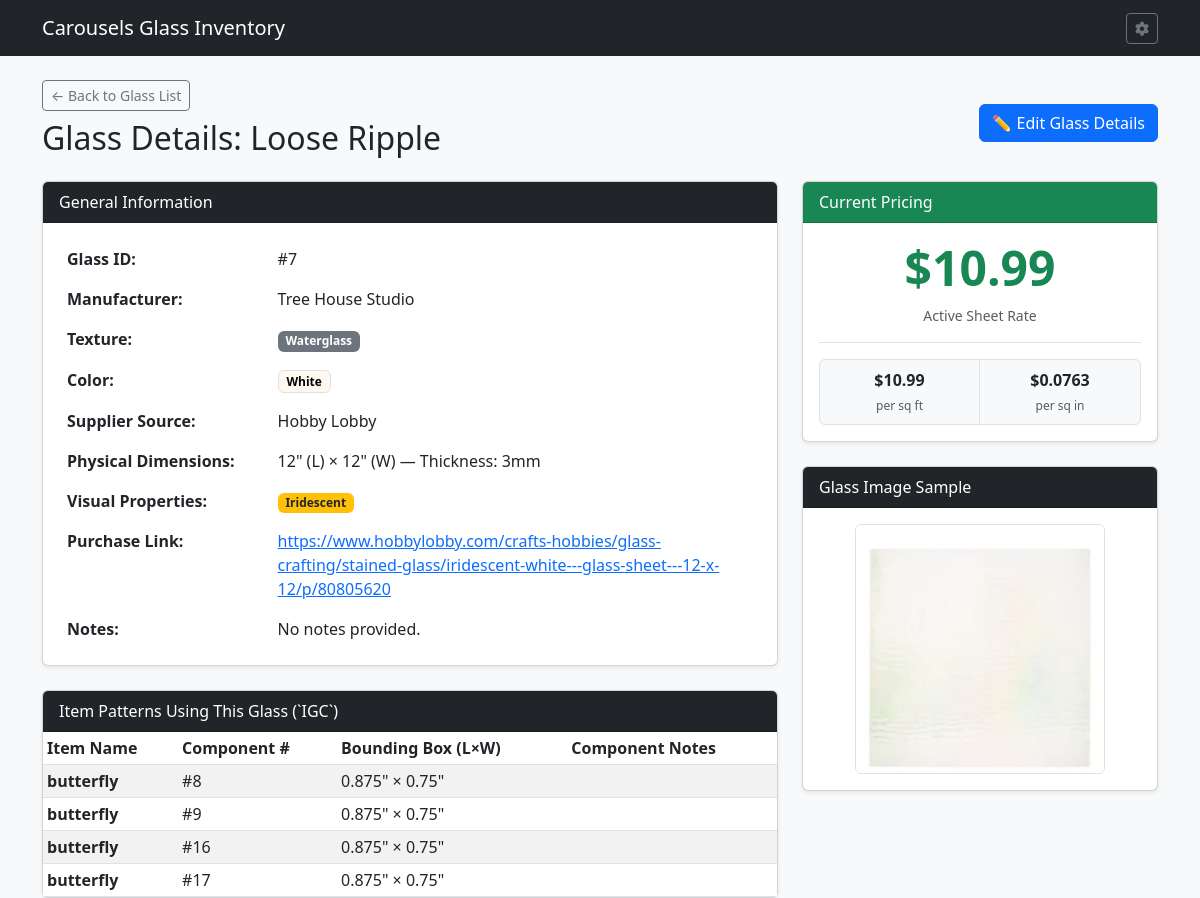
Page /glass/7 on the committed database.
### tables this page shows
CREATE TABLE GSI (

    GLASSID INTEGER PRIMARY KEY AUTOINCREMENT,	--Glass Id number
    GLSNAME TEXT,				--Glass Name
    GLSMANF TEXT,				--Glass Manufacturer
    GLSLEN NUMERIC,				--Glass Length
    GLSWID NUMERIC,				--Glass Width
    GLSTHK NUMERIC,				--Glass Thickness
    GLSTEX TEXT,				--Glass Texture
    GLSIRI INTEGER,				--Iridescent Bool
    GLSOPAL INTEGER,				--Opalescent Bool
    GLSOURCE TEXT,				--Glass Source
    GLLINK TEXT,				--URL to Glass
    GLSIMG TEXT,				--Image of Glass
    GLSNOTE TEXT,				--Notes about Glass
    COLOR TEXT,					--Glass color
    GTRNSN TEXT,				--Glass Transparency
    ISACTIVE INTEGER,				--Is Active Bool

    FOREIGN KEY (GLSTEX) REFERENCES GTL(GLSTEX) ON DELETE SET NULL ON UPDATE CASCADE,
    FOREIGN KEY (COLOR) REFERENCES COLOR(COLOR) ON DELETE SET NULL ON UPDATE CASCADE,
    FOREIGN KEY (GLSOURCE) REFERENCES GSL(GLSOURCE) ON DELETE SET NULL ON UPDATE CASCADE,
    FOREIGN KEY (GTRNSN) REFERENCES GTRNS(GTRNSN) ON DELETE SET NULL ON UPDATE CASCADE

);

CREATE TABLE IGC (

    COMPID INTEGER PRIMARY KEY AUTOINCREMENT,	--Component ID
    COMPNAME TEXT,				--Component Name (opt)
    ITEMID INTEGER,				--Item ID
    COMPNUM INTEGER,				--Component Number
    SVGREG INTEGER,				--SVG Region Number
    GLASSID INTEGER,				--Glass ID
    COMPLEN NUMERIC,				--Component Length
    COMPWID NUMERIC,				--Component Width
    COMPNOTE TEXT,				--Component Note
    ISSCRAP INTEGER,				--Can be made from scraps bool
    ISGRAIN INTEGER,				--Pay attention to Grain bool
    ISACTIVE INTEGER,				--Is Active bool

    FOREIGN KEY (ITEMID) REFERENCES ITM(ITEMID) ON DELETE CASCADE ON UPDATE CASCADE,
    FOREIGN KEY (GLASSID) REFERENCES GSI(GLASSID) ON DELETE SET NULL ON UPDATE CASCADE
);

CREATE TABLE ITM (

    ITEMID INTEGER PRIMARY KEY AUTOINCREMENT,	--Item ID
    ITMNAME TEXT,				--Item Name
    ITMIMG TEXT,				--Item Image
    ONEOFF INTEGER,				--One off Item
    VARIAT INTEGER,				--Is Variation Boolean
    ITMGRP TEXT,				--Item Group
    CURRENT INTEGER,				--Currently Being Sold Bool
    ITMPTRN TEXT,				--Item Pattern Image
    ITMSVG TEXT,				--Item SVG
    ITMNOTE TEXT,				--Item Notes
    ITMLEN TEXT,				--Item Length
    ITMWID TEXT,				--Item Width
    IMISLDR INTEGER,				--Item Solder IMI ID
    IMICAME INTEGER,				--Item CAME IMI ID
    IMIFOIL INTEGER,				--Item Foil IMI ID
    IMICHAIN INTEGER,				--Item Chain IMI ID
    IMIRING INTEGER,				--Item Ring IMI ID
    IMIWIRE INTEGER,				--Item Wire IMI ID
    PARENT INTEGER,				--Parent Item ID
    PATINA TEXT,				--Patina Type
    ISACTIVE INTEGER,				--Is Active Item

    FOREIGN KEY (ITMGRP) REFERENCES IGP(ITMGRP) ON DELETE SET NULL ON UPDATE CASCADE,
    FOREIGN KEY (IMISLDR) REFERENCES IMI(IMIID) ON DELETE SET NULL ON UPDATE CASCADE,
    FOREIGN KEY (IMICAME) REFERENCES IMI(IMIID) ON DELETE SET NULL ON UPDATE CASCADE,
    FOREIGN KEY (IMIFOIL) REFERENCES IMI(IMIID) ON DELETE SET NULL ON UPDATE CASCADE,
    FOREIGN KEY (IMICHAIN) REFERENCES IMI(IMIID) ON DELETE SET NULL ON UPDATE CASCADE,
    FOREIGN KEY (IMIRING) REFERENCES IMI(IMIID) ON DELETE SET NULL ON UPDATE CASCADE,
    FOREIGN KEY (IMIWIRE) REFERENCES IMI(IMIID) ON DELETE SET NULL ON UPDATE CASCADE,
    FOREIGN KEY (PATINA) REFERENCES PATINA(PATINA) ON DELETE SET NULL ON UPDATE CASCADE
);

CREATE TABLE GPC (

    GLASSID INTEGER,                          	--Glass ID
    GLSPRICE NUMERIC,                         	--Glass Price
    STDATE TEXT,                              	--Start Date
    ENDDATE TEXT,                             	--End Date

    FOREIGN KEY (GLASSID) REFERENCES GSI(GLASSID) ON DELETE CASCADE ON UPDATE CASCADE

);

### routes/glass_routes.py (the view)
@glass_bp.route('/glass/<int:glass_id>')
def glass_detail(glass_id):
    db = get_db_from_app()
    glass = db.execute('''
        SELECT g.*, p.GLSPRICE, s.SRCWEB, s.GLSLOGO, c.CHEX
        FROM GSI g
        LEFT JOIN GPC p ON g.GLASSID = p.GLASSID
        LEFT JOIN GSL s ON g.GLSOURCE = s.GLSOURCE
        LEFT JOIN COLOR c ON g.COLOR = c.COLOR
        WHERE g.GLASSID = ?
    ''', (glass_id,)).fetchone()
    if not glass:
        flash('Glass sheet record not found.', 'danger')
        return redirect(url_for('glass_bp.list_glass'))
    components = db.execute('''
        SELECT c.*, i.ITMNAME
        FROM IGC c
        JOIN ITM i ON c.ITEMID = i.ITEMID
        WHERE c.GLASSID = ?
    ''', (glass_id,)).fetchall()
    return render_template('glass_detail.html', glass=glass, components=components)

### app.py (called while the page is built)
def get_db():
    conn = sqlite3.connect(DATABASE)
    conn.row_factory = sqlite3.Row
    conn.execute("PRAGMA foreign_keys = ON;")
    return conn

### routes/glass_routes.py (called while the page is built)
def get_db_from_app():
    from __main__ import get_db
    return get_db()

### templates/glass_detail.html (shortened to what this page needs)
{% extends 'base.html' %}
{% block content %}
<div class="d-flex justify-content-between align-items-center mb-3">
    <div>
        <a href="{{ url_for('glass_bp.list_glass') }}" class="btn btn-outline-secondary btn-sm mb-2">&larr; Back to Glass List</a>
        <h2>Glass Details: {{ glass.GLSNAME }}</h2>
    </div>
    <div>
        <a href="{{ url_for('glass_bp.edit_glass', glass_id=glass.GLASSID) }}" class="btn btn-primary">✏️ Edit Glass Details</a>
    </div>
</div>
<div class="row">
    <div class="col-md-8">
        <div class="card shadow-sm mb-4">
            <div class="card-header bg-dark text-white">General Information</div>
            <div class="card-body">
                <table class="table table-borderless mb-0">
                    <tbody>
                        <tr>
                            <th style="width: 30%;">Glass ID:</th>
                            <td>#{{ glass.GLASSID }}</td>
                        </tr>
                        <tr>
                            <th>Manufacturer:</th>
                            <td>{{ glass.GLSMANF or 'Unspecified' }}</td>
                        </tr>
                        <tr>
                            <th>Texture:</th>
                            <td><span class="badge bg-secondary">{{ glass.GLSTEX or 'None' }}</span></td>
                        </tr>
                        <tr>
                            <th>Color:</th>
				<td>
	                        {% if glass.COLOR %}
	                            {% if glass.CHEX %}
	                                <span class="badge border color-badge" style="background-color: #{{ glass.CHEX }};">
	                                    {{ glass.COLOR }}
	                                </span>
	                            {% else %}
	                                <span class="badge bg-secondary">{{ glass.COLOR }}</span>
	                            {% endif %}
	                        {% else %}
	                            <span class="badge bg-light text-muted border">N/A</span>
	                        {% endif %}
	                    </td>
                        </tr>
                        <tr>
                            <th>Supplier Source:</th>
                            <td>{{ glass.GLSOURCE or 'None' }} {% if glass.SRCWEB %}<span class="badge bg-info text-dark ms-1">Online Vendor</span>{% endif %}</td>
                        </tr>
                        <tr>
                            <th>Physical Dimensions:</th>
                            <td>
                                {% if glass.GLSLEN %}
                                    {{ glass.GLSLEN }}" (L) × {{ glass.GLSWID }}" (W) — Thickness: {{ glass.GLSTHK or '?' }}mm
                                {% else %}
                                    <span class="text-muted">No dimensions recorded</span>
                                {% endif %}
                            </td>
                        </tr>
                        <tr>
                            <th>Visual Properties:</th>
                            <td>
                                {% if glass.GLSIRI %}<span class="badge bg-warning text-dark me-1">Iridescent</span>{% endif %}
                            </td>
                        </tr>
                        <tr>
                            <th>Purchase Link:</th>
                            <td>
                                {% if glass.GLLINK %}
                                    <a href="{{ glass.GLLINK }}" target="_blank" rel="noopener">{{ glass.GLLINK }}</a>
                                {% else %}
                                    <span class="text-muted">None</span>
                                {% endif %}
                            </td>
                        </tr>
                        <tr>
                            <th>Notes:</th>
                            <td>{{ glass.GLSNOTE or 'No notes provided.' }}</td>
                        </tr>
                    </tbody>
                </table>
            </div>
        </div>
        <div class="card shadow-sm">
            <div class="card-header bg-dark text-white">Item Patterns Using This Glass (`IGC`)</div>
            <div class="card-body p-0">
                <table class="table table-sm table-striped mb-0">
                    <thead>
                        <tr>
                            <th>Item Name</th>
                            <th>Component #</th>
                            <th>Bounding Box (L×W)</th>
                            <th>Component Notes</th>
                        </tr>
                    </thead>
                    <tbody>
                        {% for comp in components %}
                        <tr>
                            <td><strong>{{ comp.ITMNAME }}</strong></td>
                            <td>#{{ comp.COMPNUM }}</td>
                            <td>{{ comp.COMPLEN or '—' }}" × {{ comp.COMPWID or '—' }}"</td>
                            <td>{{ comp.COMPNOTE or '' }}</td>
                        </tr>
                        {% else %}
                        <tr>
                            <td colspan="4" class="text-center py-3 text-muted">No item patterns currently reference this glass type.</td>
                        </tr>
                        {% endfor %}
                    </tbody>
                </table>
            </div>
        </div>
    </div>
<div class="col-md-4">
        <div class="card shadow-sm mb-4">
            <div class="card-header bg-success text-white">Current Pricing</div>
            <div class="card-body text-center">
                {% if glass.GLSPRICE %}
                    <h1 class="display-5 text-success fw-bold">${{ "%.2f"|format(glass.GLSPRICE) }}</h1>
                    <p class="text-muted small mb-0">Active Sheet Rate</p>
                    {% if glass.GLSLEN and glass.GLSWID and glass.GLSLEN > 0 and glass.GLSWID > 0 %}
                        {% set total_sqin = glass.GLSLEN * glass.GLSWID %}
                        {% set price_per_sqin = glass.GLSPRICE / total_sqin %}
                        {% set price_per_sqft = price_per_sqin * 144 %}
                        <div class="border-top mt-3 pt-3">
                            <div class="row g-0 rounded bg-light border text-center overflow-hidden">
                                <div class="col-6 py-2 border-end">
                                    <div class="fw-bold text-dark">${{ "%.2f"|format(price_per_sqft) }}</div>
                                    <small class="text-muted" style="font-size: 0.75rem;">per sq ft</small>
                                </div>
                                <div class="col-6 py-2">
                                    <div class="fw-bold text-dark">${{ "%.4f"|format(price_per_sqin) }}</div>
                                    <small class="text-muted" style="font-size: 0.75rem;">per sq in</small>
                                </div>
                            </div>
                        </div>
                    {% else %}
                        <div class="border-top mt-3 pt-2">
                            <small class="text-muted">Enter dimensions (L × W) to calculate unit prices.</small>
                        </div>
                    {% endif %}
                {% else %}
                    <p class="text-muted mb-0">No active price set for this sheet.</p>
                {% endif %}
            </div>
        </div>
{% if glass.GLSIMG %}
        <div class="card shadow-sm">
            <div class="card-header bg-dark text-white">Glass Image Sample</div>
            <div class="card-body text-center">
                {% if glass.GLSIMG.startswith('http://') or glass.GLSIMG.startswith('https://') %}
                    <img src="{{ glass.GLSIMG }}" alt="{{ glass.GLSNAME }}" class="img-fluid rounded border" style="max-height: 250px;">
                {% else %}
                    <img src="{{ url_for('static', filename=glass.GLSIMG.lstrip('/')) }}" alt="{{ glass.GLSNAME }}" class="img-fluid rounded border" style="max-height: 250px;">
                {% endif %}
            </div>
        </div>
        {% endif %}
    </div>
</div>
{% endblock %}

### templates/base.html (shortened to what this page needs)
<!DOCTYPE html>
<html lang="en">
<head>
    <link href="https://cdn.jsdelivr.net/npm/bootstrap@5.3.0/dist/css/bootstrap.min.css" rel="stylesheet">
    <link rel="stylesheet" href="https://cdnjs.cloudflare.com/ajax/libs/font-awesome/6.4.0/css/all.min.css">
</head>
<body class="bg-light">
    <nav class="navbar navbar-expand-lg navbar-dark bg-dark mb-4">
        <div class="container">
            <a class="navbar-brand" href="{{ url_for('index') }}">Carousels Glass Inventory</a>
		<div>
                <a href="{{ url_for('settings') }}" class="btn btn-outline-secondary btn-sm" title="Settings">
                    <i class="fas fa-gear"></i>
                </a>
            </div>
        </div>
    </nav>
    <div class="container">
        {% block content %}{% endblock %}
    </div>
</body>
</html>

### rows in the picture
GSI: GLSNAME "Loose Ripple", GLASSID "7", GLSMANF "Tree House Studio", GLSTEX "Waterglass", COLOR "White", GLSOURCE "Hobby Lobby", GLSLEN "12", GLSWID "12", GLSTHK "3", GLLINK "https://www.hobbylobby.com/crafts-hobbies/glass-crafting/stained-glass/iridescent-white---glass-sheet---12-x-12/p/80805620", GLSNOTE "No notes provided.", GLSIMG (picture)
IGC: ITMNAME "butterfly", COMPNUM "8", COMPLEN "0.875", COMPWID "0.75"
IGC: ITMNAME "butterfly", COMPNUM "9", COMPLEN "0.875", COMPWID "0.75"
IGC: ITMNAME "butterfly", COMPNUM "16", COMPLEN "0.875", COMPWID "0.75"
IGC: ITMNAME "butterfly", COMPNUM "17", COMPLEN "0.875", COMPWID "0.75"
GPC: GLSPRICE "10.99"

### other values in the picture
{{ "%.2f"|format(price_per_sqft) }} "10.99"
{{ "%.4f"|format(price_per_sqin) }} "0.0763"
